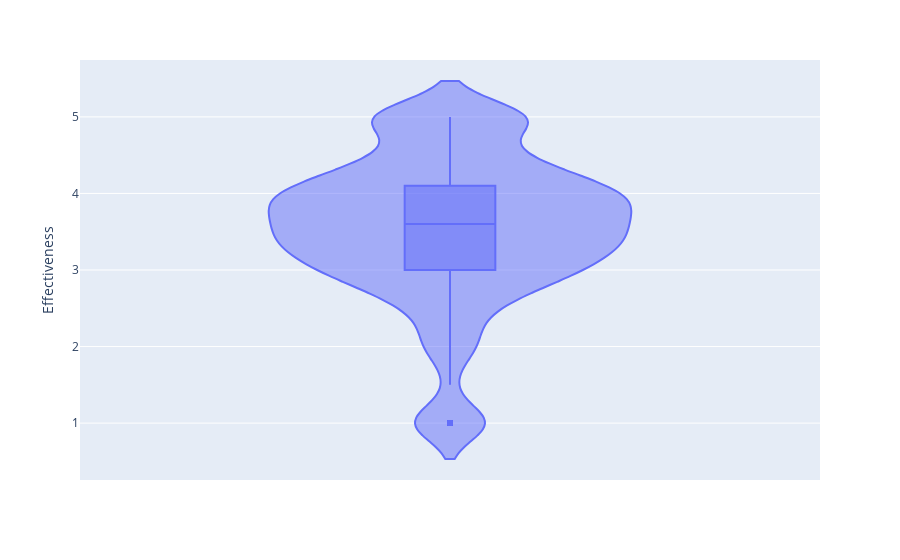

The code cell stored with this chart in its notebook:
### Markdown cell above
# Categorical Data Plot

### Code cell
px.violin(df, y='Effectiveness',box=True)

### Figure 1 — Plotly figure (JSON) as saved in the notebook; plotly's stock layout.template omitted (floating-point values rounded to 4 significant figures; data arrays with more than 128 entries replaced by an {"elided": "..."} marker saying what was removed)
{"data": [{"alignmentgroup": "True", "box": {"visible": true}, "hovertemplate": "Effectiveness=%{y}<extra></extra>", "legendgroup": "", "marker": {"color": "#636efa"}, "name": "", "offsetgroup": "", "orientation": "v", "scalegroup": "True", "showlegend": false, "type": "violin", "x0": " ", "xaxis": "x", "y": {"elided": "678 float values"}, "y0": " ", "yaxis": "y"}], "layout": {"legend": {"tracegroupgap": 0}, "margin": {"t": 60}, "violinmode": "group", "xaxis": {"anchor": "y", "domain": [0, 1]}, "yaxis": {"anchor": "x", "domain": [0, 1], "title": {"text": "Effectiveness"}}}}
